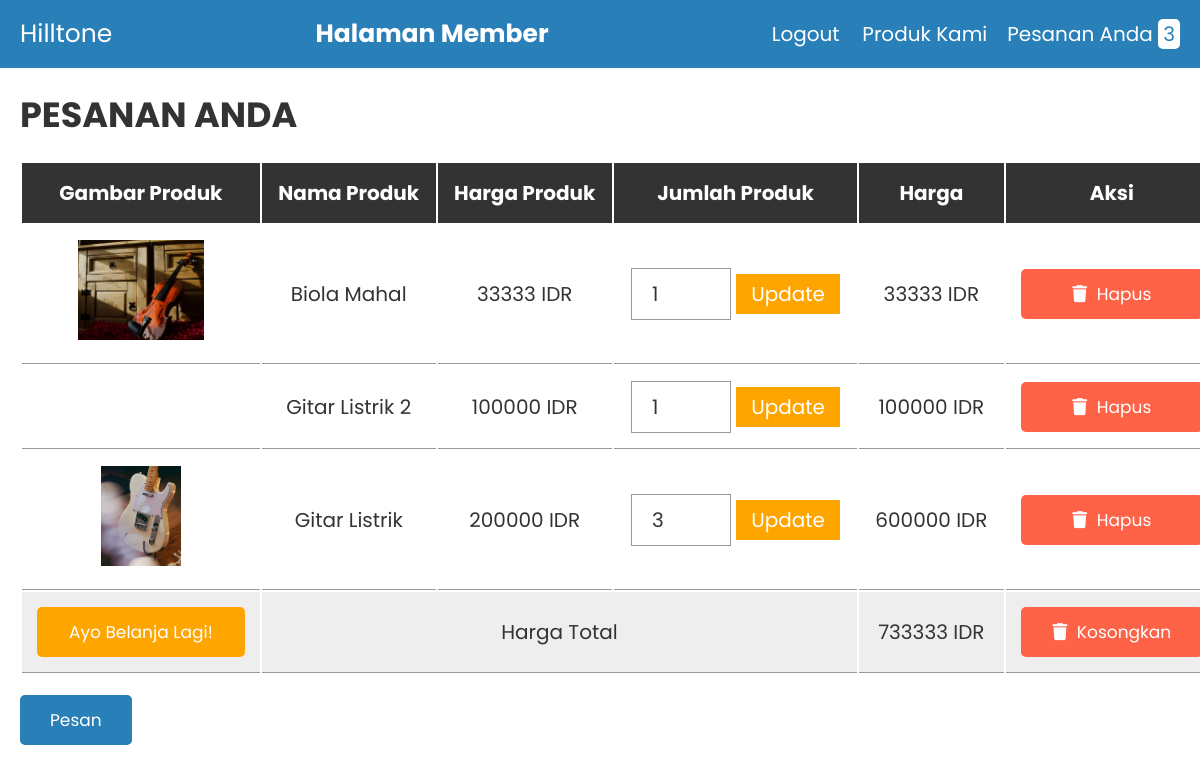
Page /shopping_cart/cart.php on the committed database.
### tables this page shows
CREATE TABLE IF NOT EXISTS `cart` (
  `id` int(11) NOT NULL AUTO_INCREMENT,
  `name` varchar(200) NOT NULL,
  `image` varchar(200) NOT NULL,
  `price` float NOT NULL,
  `quantity` int(11) NOT NULL,
  PRIMARY KEY (`id`)
);

### shopping_cart/cart.php (the view, shortened to what this page needs)
<?php
@include 'config.php';
?>
<!DOCTYPE html>
<html lang="en">
<head>
   <link rel="stylesheet" href="https://cdnjs.cloudflare.com/ajax/libs/font-awesome/6.0.0/css/all.min.css">
   <link rel="stylesheet" href="css/style.css">
</head>
<body>
<?php include 'header_member.php'; ?>
<div class="container">
<section class="shopping-cart">
   <h1 class="heading">Pesanan Anda</h1>
   <table>
      <thead>
         <th>Gambar Produk</th>
         <th>Nama Produk</th>
         <th>Harga Produk</th>
         <th>Jumlah Produk</th>
         <th>Harga</th>
         <th>Aksi</th>
      </thead>
      <tbody>
         <?php
         $select_cart = mysqli_query($conn, "SELECT * FROM `cart`");
         $grand_total = 0;
         if(mysqli_num_rows($select_cart) > 0){
            while($fetch_cart = mysqli_fetch_assoc($select_cart)){
         ?>
         <tr>
            <td><img src="uploaded_img/<?php echo $fetch_cart['image']; ?>" height="100" alt=""></td>
            <td><?php echo $fetch_cart['name']; ?></td>
            <td><?php echo ($fetch_cart['price']); ?> IDR</td>
            <td>
               <form action="" method="post">
                  <input type="number" name="update_quantity" min="1"  value="<?php echo $fetch_cart['quantity']; ?>" >
                  <input type="submit" value="update" name="update_update_btn">
               </form>
            </td>
            <td><?php echo $sub_total = ($fetch_cart['price'] * $fetch_cart['quantity']); ?> IDR</td>
            <td><a href="cart.php?remove=<?php echo $fetch_cart['id']; ?>" onclick="return confirm('Hapus item dari kantong belanja?')" class="delete-btn"> <i class="fas fa-trash"></i> Hapus</a></td>
         </tr>
         <?php
           $grand_total += $sub_total;
            };
         };
         ?>
         <tr class="table-bottom">
            <td><a href="products.php" class="option-btn" style="margin-top: 0;">Ayo Belanja Lagi!</a></td>
            <td colspan="3">Harga Total</td>
            <td><?php echo $grand_total; ?> IDR</td>
            <td><a href="cart.php?delete_all" onclick="return confirm('Yakin ingin buang semua?');" class="delete-btn"> <i class="fas fa-trash"></i> Kosongkan </a></td>
         </tr>
      </tbody>
   </table>
   <div class="checkout-btn">
      <a href="checkout.php" class="btn <?= ($grand_total > 1)?'':'disabled'; ?>">Pesan</a>
   </div>
</section>
</div>
</body>
</html>

### shopping_cart/css/style.css (style rules this page uses)
:root { --blue: #2980b9; --red: tomato; --orange: orange; --black: #333; --white: #fff; --bg-color: #eee; --dark-bg: rgba(0, 0, 0, .7); --box-shadow: 0 .5rem 1rem rgba(0, 0, 0, .1); --border: .1rem solid #999; }
* { font-family: 'Poppins', sans-serif; margin: 0; padding: 0; box-sizing: border-box; outline: none; border: none; text-decoration: none; text-transform: capitalize; }
html { font-size: 62.5%; overflow-x: hidden; }
.container { max-width: 1200px; margin: 0 auto; }
section { padding: 2rem; }
.heading { text-align: center; font-size: 3.5rem; text-transform: uppercase; color: var(--black); margin-bottom: 2rem; }
.btn, .option-btn, .delete-btn { display: block; width: 100%; text-align: center; background-color: var(--blue); color: var(--white); font-size: 1.7rem; padding: 1.2rem 3rem; border-radius: .5rem; cursor: pointer; margin-top: 1rem; }
.option-btn i, .delete-btn i { padding-right: .5rem; }
.option-btn { background-color: var(--orange); }
.delete-btn { margin-top: 0; background-color: var(--red); }
.shopping-cart table { text-align: center; width: 100%; }
.shopping-cart table thead th { padding: 1.5rem; font-size: 2rem; color: var(--white); background-color: var(--black); }
.shopping-cart table tr td { border-bottom: var(--border); padding: 1.5rem; font-size: 2rem; color: var(--black); }
.shopping-cart table input[type="number"] { border: var(--border); padding: 1rem 2rem; font-size: 2rem; color: var(--black); width: 10rem; }
.shopping-cart table input[type="submit"] { padding: .5rem 1.5rem; cursor: pointer; font-size: 2rem; background-color: var(--orange); color: var(--white); }
.shopping-cart table .table-bottom { background-color: var(--bg-color); }
.shopping-cart .checkout-btn { text-align: center; margin-top: 1rem; }
.shopping-cart .checkout-btn a { display: inline-block; width: auto; }
@media (max-width:1200px) { .shopping-cart { overflow-x: scroll; } }
@media (max-width:1200px) { .shopping-cart table { width: 120rem; } }
@media (max-width:1200px) { .shopping-cart .heading { text-align: left; } }
@media (max-width:1200px) { .shopping-cart .checkout-btn { text-align: left; } }

### rows in the picture
cart: image (picture), name "Biola Mahal", price "33333", update_quantity "1"
cart: name "Gitar Listrik 2", price "100000", update_quantity "1"
cart: image (picture), name "Gitar Listrik", price "200000", update_quantity "3", $sub_total = ($fetch_cart['price'] * $fetch_cart['quantity']) "600000"

### other values in the picture
$row_count "3"
$grand_total "733333"
